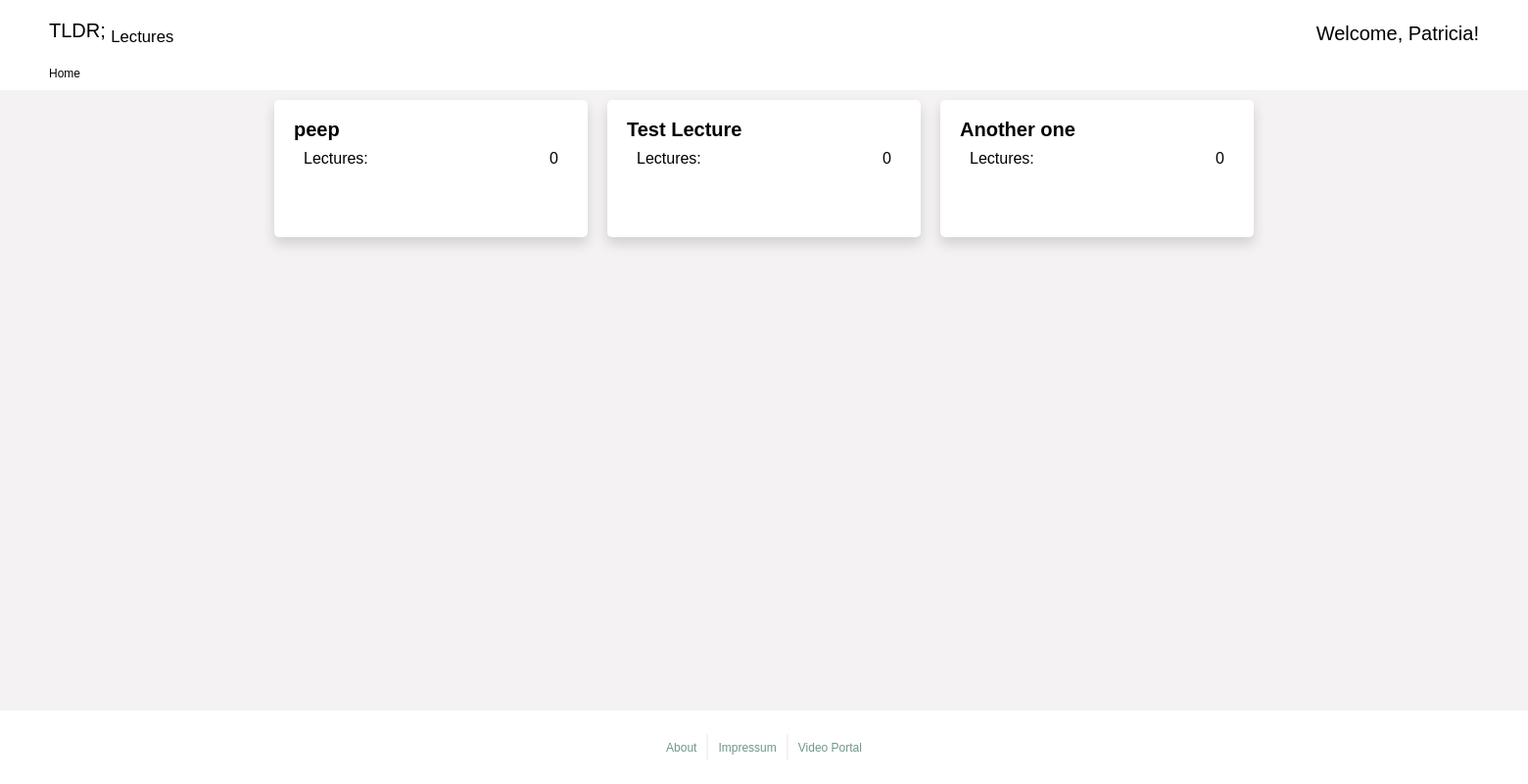
/, run on an earlier commit of the app's database.
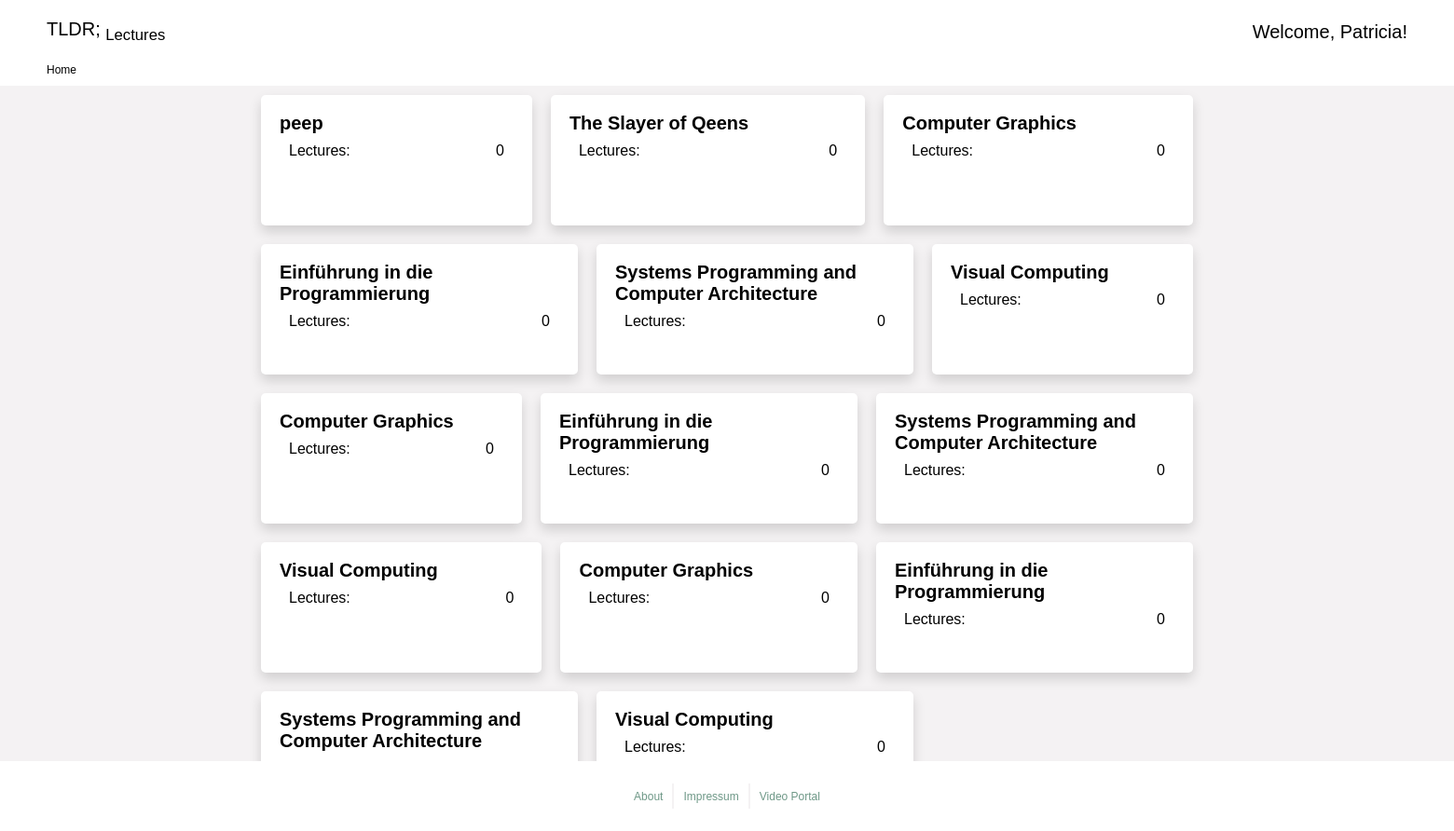
And on a later commit of the database.
### TLDR/models.py (models this page shows)
class Lecture(models.Model):
    lecture_name = models.CharField(max_length=200)
    lecture_number = models.CharField(max_length=11)
    department = models.CharField(max_length=10)
    semester = models.CharField(max_length=2)

### TLDR/views.py (the view)
# urls.py: path("", views.index, name="index"),
def index(request):
    lectures = Lecture.objects.all()
    template = loader.get_template('views/index.html')
    context = {
        'lectures': lectures,
        }
    return HttpResponse(template.render(context, request))

### TLDR/templates/views/index.html (shortened to what this page needs)
{% load static %}
<!DOCTYPE html>
<html>
<head>
  <link rel="stylesheet" href="{% static 'main.css' %}" />
  <link rel="stylesheet" href="{% static 'index.css' %}" />
</head>
<body>
  <header class="header">
    <div class="first-row">
      <div class="page-title">TLDR; <sub>Lectures</sub></div>
      <div class="account-login-wrapper">
        <div class="welcome-text">Welcome, Patricia!</div>
      </div>
    </div>
    <nav class="breadcrumbs">
      <div class="breadcrumbs-text">Home</div>
    </nav>
  </header>
  <main class="main">
    <div class="content">
      <div class="cards">
        {% if lectures %}
        {% for lecture in lectures %}
        <div class="course-card" , onclick="window.location='/classes/{{lecture.id}}/';">
          <div class="title-frame">
            <div class="text-wrapper">{{ lecture.lecture_name }}</div>
          </div>
          <div class="lectures-frame">
            <div class="div">Lectures:</div>
            <div class="text-wrapper-2">{{ lecture.video_set.count }}</div>
          </div>
        </div>
        {% endfor %}
        {% endif %}
      </div>
    </div>
  </main>
  <footer class="footer">
    <div class="div-wrapper">
      <div class="text-wrapper"><a href="#">About</a></div>
    </div>
    <div class="div-wrapper">
      <div class="text-wrapper"><a href="#">Impressum</a></div>
    </div>
    <div class="div-wrapper">
      <div class="text-wrapper"><a href="#">Video Portal</a></div>
    </div>
  </footer>
</body>
</html>

### TLDR/templates/styles/main.css (style rules this page uses)
:root { --variable-collection-bright: rgba(244, 242, 243, 1); --variable-collection-accent-green: rgba(110, 152, 135, 1); --variable-collection-accent-blue: rgba(123, 140, 222, 1); --variable-collection-accent-yellow: rgba(236, 164, 0, 1); --variable-collection-dark: rgba(39, 39, 39, 1); --variable-collection-font-size-small: 12px; --variable-collection-font-size-medium: 16px; --variable-collection-font-size-large: 20px; --variable-collection-font-size-xlarge: 24px; }
body { padding: 0; margin: 0; background-color: var(--variable-collection-bright); }
.header { display: flex; flex-direction: column; width: 100%; gap: 20px; padding: 20px 0 10px 0; align-items: stretch; background-color: #ffffff; }
.header .first-row { display: flex; padding: 0 50px; flex-direction: row; align-items: flex-end; justify-content: space-between; }
.header .breadcrumbs { display: block; padding: 0 50px; font-size: var(--variable-collection-font-size-small); font-family: sans-serif; }
.header .page-title { position: relative; width: fit-content; font-family: "Open Sans-Regular", Helvetica; font-weight: 400; color: #000000; font-size: var(--variable-collection-font-size-large); letter-spacing: 0; line-height: normal; }
.header .welcome-text { font-family: "Open Sans-Regular", Helvetica; font-weight: 400; color: #000000; font-size: var(--variable-collection-font-size-large); letter-spacing: 0; line-height: normal; }
.account-login-wrapper { display: flex; flex-direction: row; align-items: center; gap: 10px; position: relative; align-self: stretch; flex: 0 0 auto; }
.main { display: flex; flex-direction: column; align-items: center; gap: 10px; position: relative; align-self: stretch; width: 100%; flex: 0 0 auto; }
.content { display: flex; flex-direction: column; width: 80%; max-width: 1000px; min-width: 500px; align-items: center; justify-content: center; gap: 10px; padding: 10px; position: relative; flex: 0 0 auto; }
.div-wrapper { display: inline-flex; align-items: center; justify-content: center; gap: 10px; padding: 5px 10px; position: relative; flex: 0 0 auto; border-right-width: 2px; border-right-style: solid; border-color: var(--variable-collection-bright); }
.div-wrapper:last-child { border: none; }
.text-wrapper { position: relative; width: fit-content; margin-top: -1px; font-family: "Open Sans-Regular", Helvetica; font-weight: 400; color: var(--variable-collection-accent-green); font-size: var(--variable-collection-font-size-medium); letter-spacing: 0; line-height: normal; }
.footer { display: flex; width: 100%; height: 75px; align-items: center; justify-content: center; position: absolute; bottom: 0; background-color: #ffffff; }
.footer a { font-size: var(--variable-collection-font-size-small); color: var(--variable-collection-accent-green); text-decoration: none; }

### TLDR/templates/styles/index.css (style rules this page uses)
.cards { display: flex; flex-direction: row; flex-wrap: wrap; align-items: flex-start; justify-content: left; gap: 20px; position: relative; align-self: stretch; width: 100%; }
.course-card { display: flex; flex-direction: column; align-items: flex-start; gap: 10px; min-width: 200px; max-width: 300px; flex-grow: 1; height: 100px; padding: 20px; position: relative; background-color: #ffffff; border-radius: 5px; box-shadow: 0 0.4rem 0.8rem rgba(0, 0, 0, 0.15); cursor: pointer; }
.course-card .title-frame { display: flex; align-items: flex-end; gap: 10px; position: relative; align-self: stretch; flex: 0 0 auto; }
.course-card .text-wrapper { position: relative; flex: 1; font-family: "Merriweather-BoldItalic", Helvetica; font-weight: 700; color: #000000; font-size: var(--variable-collection-font-size-large); letter-spacing: 0; line-height: normal; }
.course-card .lectures-frame { display: flex; align-items: flex-start; gap: 10px; position: relative; align-self: stretch; padding: 0 10px; justify-content: space-between; flex: 0 0 auto; }
.course-card .div { position: relative; flex: 1; margin-top: -1px; font-family: "Source Sans Pro-Regular", Helvetica; font-weight: 400; color: #000000; font-size: var(--variable-collection-font-size-medium); letter-spacing: 0; line-height: normal; }
.course-card .text-wrapper-2 { position: relative; width: 50px; margin-top: -1px; font-family: "Source Sans Pro-Regular", Helvetica; font-weight: 400; color: #000000; font-size: var(--variable-collection-font-size-medium); text-align: right; letter-spacing: 0; line-height: normal; }

What changed in the data, as far as the page shows it:
changed Lecture: lecture_name "Test Lecture" → "The Slayer of Qeens"
changed Lecture (number 3 of 14 on the later page): lecture_name "Another one" → "Computer Graphics"
added Lecture: lecture_name "Einführung in die Programmierung", video_set.count "0"
added Lecture: lecture_name "Systems Programming and Computer Architecture", video_set.count "0"
added Lecture: lecture_name "Visual Computing", video_set.count "0"
added Lecture: lecture_name "Computer Graphics", video_set.count "0"
added Lecture: lecture_name "Einführung in die Programmierung", video_set.count "0"
added Lecture: lecture_name "Systems Programming and Computer Architecture", video_set.count "0"
added Lecture: lecture_name "Visual Computing", video_set.count "0"
added Lecture: lecture_name "Computer Graphics", video_set.count "0"
added Lecture: lecture_name "Einführung in die Programmierung", video_set.count "0"
added Lecture: lecture_name "Systems Programming and Computer Architecture"
added Lecture: lecture_name "Visual Computing", video_set.count "0"
